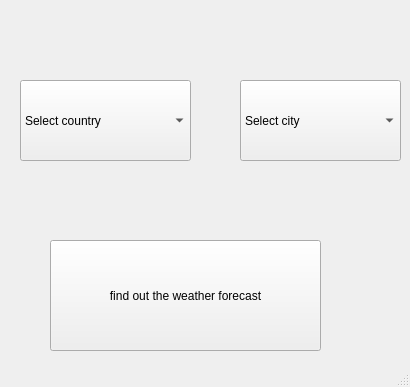
<?xml version="1.0" encoding="UTF-8"?>
<ui version="4.0">
 <class>first_window</class>
 <widget class="QMainWindow" name="first_window">
  <property name="geometry">
   <rect>
    <x>0</x>
    <y>0</y>
    <width>410</width>
    <height>387</height>
   </rect>
  </property>
  <property name="windowTitle">
   <string>MainWindow</string>
  </property>
  <widget class="QWidget" name="centralwidget">
   <widget class="QPushButton" name="f_button">
    <property name="geometry">
     <rect>
      <x>50</x>
      <y>240</y>
      <width>271</width>
      <height>111</height>
     </rect>
    </property>
    <property name="text">
     <string>find out the weather forecast</string>
    </property>
   </widget>
   <widget class="QComboBox" name="f_country">
    <property name="geometry">
     <rect>
      <x>20</x>
      <y>80</y>
      <width>171</width>
      <height>81</height>
     </rect>
    </property>
    <item>
     <property name="text">
      <string>Select country</string>
     </property>
    </item>
   </widget>
   <widget class="QComboBox" name="f_city">
    <property name="geometry">
     <rect>
      <x>240</x>
      <y>80</y>
      <width>161</width>
      <height>81</height>
     </rect>
    </property>
    <item>
     <property name="text">
      <string>Select city</string>
     </property>
    </item>
   </widget>
  </widget>
  <widget class="QStatusBar" name="statusbar"/>
 </widget>
 <resources/>
 <connections/>
</ui>
